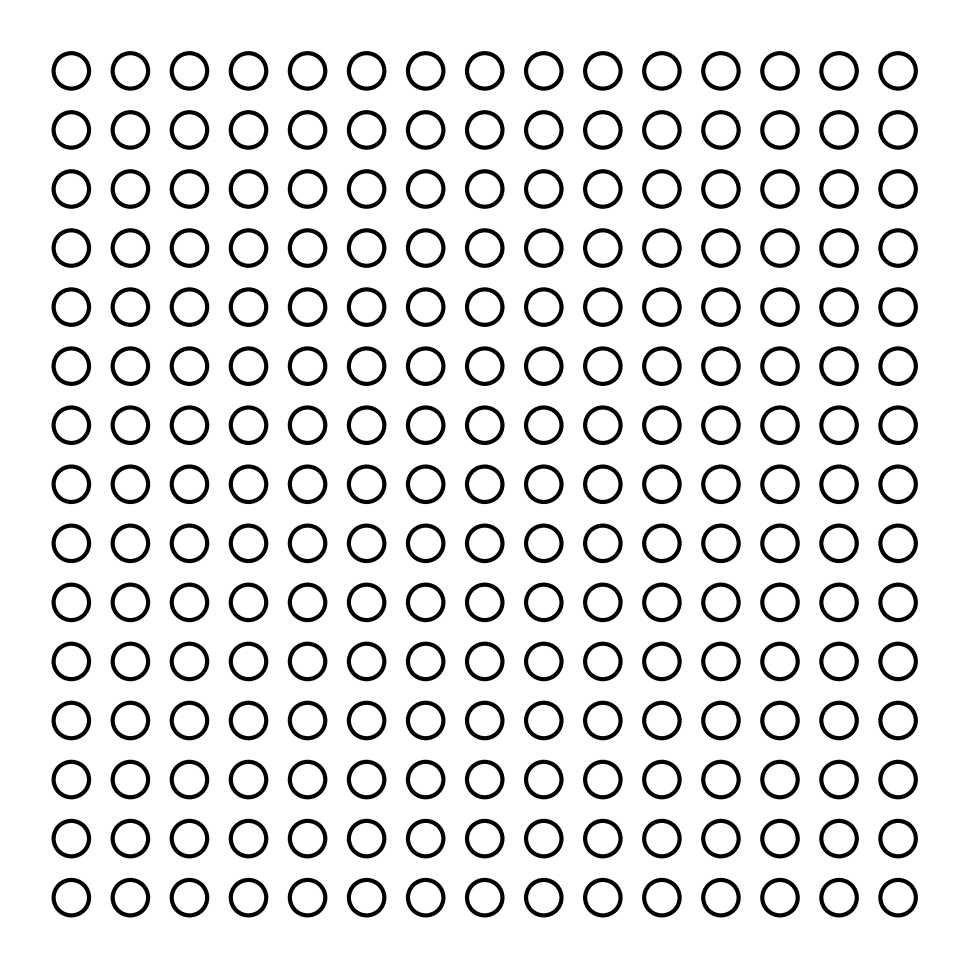

The Python source for this figure:
import daft
from matplotlib import rc

rc("font", family="serif", size=12)
rc("text", usetex=True)


# Instantiate the PGM.
pgm = daft.PGM(node_unit=0.3)

offset=-0.75

for i in range(15):
	for j in range(15):
		pgm.add_node(str(i*16+j),"",x=abs(j+(offset*j)), 
			y=abs(i+(offset*i)))


# Hierarchical parameters.
# pgm.add_node("b",r"$b$", 1.75, 2.5, fixed=True)
# pgm.add_node("x3", r"$x_3$", 0.5, 1, fixed=True)
# pgm.add_node("x2", r"$x_2$", 0.5, 1.75, fixed=True)
# pgm.add_node("x1", r"$x_1$", 0.5, 2.5, fixed=True)
# pgm.add_node("sum", r"$\sum$", 1.75, 1.75)
# pgm.add_node("fun", r"$\sigma$", 2.75, 1.75)
# pgm.add_node("iesire",r"$y$",3.75,1.75, offset=[-7,1], plot_params={"ec": "none"})

# pgm.add_edge("x1","sum",label=r"$w_1$")
# pgm.add_edge("x2","sum",label=r"$w_2$")
# pgm.add_edge("x3","sum",label=r"$w_3$")
# pgm.add_edge("b","sum")
# pgm.add_edge("sum","fun")
# pgm.add_edge("fun","iesire")

# Render and save.
pgm.render()
pgm.savefig("receptive-field.png", dpi=300)